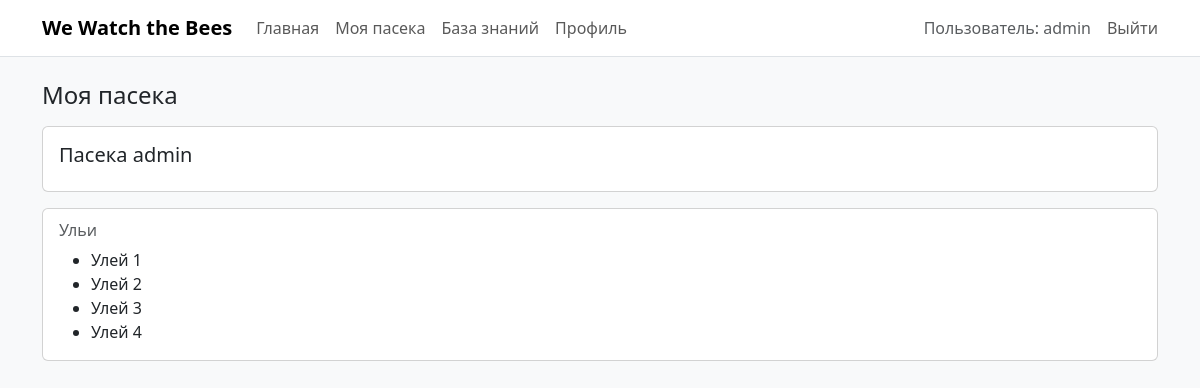
/apiary/ (signed in), run on the app's committed database.
### apiary/models.py (models this page shows, shortened)
class Apiary(models.Model):
    user = models.OneToOneField(
        settings.AUTH_USER_MODEL,
        on_delete=models.CASCADE,
        related_name="apiary",
    )
    name = models.CharField(max_length=150)
    hive_id = models.CharField(max_length=50, blank=True, null=True, verbose_name="Идентификатор улья")
    bee_info = models.TextField(blank=True, null=True, verbose_name="Данные о пчелосемье")
    location = models.CharField(max_length=255, blank=True, null=True)

class Hive(models.Model):
    apiary = models.ForeignKey(
        Apiary,
        on_delete=models.CASCADE,
        related_name="hives",
    )
    name = models.CharField(max_length=150)
    hive_id = models.CharField(max_length=50, blank=True, null=True)
    bee_info = models.TextField(blank=True, null=True)

### apiary/views.py (the view)
# urls.py: path("", views.my_apiary, name="my_apiary"),
@login_required
def my_apiary(request):
    apiary, _ = Apiary.objects.get_or_create(
        user=request.user, defaults={"name": f"Пасека {request.user.username}"}
    )
    hives = apiary.hives.all().order_by("id")
    return render(request, "apiary/my_apiary.html", {"apiary": apiary, "hives": hives})

### templates/apiary/my_apiary.html (shortened to what this page needs)
{% extends "base.html" %}
{% block content %}
  <h1 class="h4 mb-3">Моя пасека</h1>
  <div class="card mb-3">
    <div class="card-body">
      <h5 class="card-title">{{ apiary.name }}</h5>
    </div>
  </div>
  <div class="card">
    <div class="card-body">
      <h6 class="card-subtitle mb-2 text-muted">Ульи</h6>
      {% if hives %}
        <ul class="mb-0">
          {% for hive in hives %}
            <li>{{ hive.name }}</li>
          {% endfor %}
        </ul>
      {% else %}
        <p class="text-muted mb-0">Пока ульи не добавлены.</p>
      {% endif %}
    </div>
  </div>
{% endblock %}

### templates/base.html (shortened to what this page needs)
<!doctype html>
<html lang="ru">
  <head>
    <link
      href="https://cdn.jsdelivr.net/npm/bootstrap@5.3.3/dist/css/bootstrap.min.css"
      rel="stylesheet"
    />
  </head>
  <body class="bg-light">
    <nav class="navbar navbar-expand-lg navbar-light bg-white border-bottom">
      <div class="container">
        <a class="navbar-brand fw-bold" href="{% url 'users:home' %}">We Watch the Bees</a>
        <div class="collapse navbar-collapse" id="navbarNav">
          <ul class="navbar-nav me-auto mb-2 mb-lg-0">
            <li class="nav-item">
              <a class="nav-link" href="{% url 'users:home' %}">Главная</a>
            </li>
            <li class="nav-item">
              <a class="nav-link" href="{% url 'apiary:my_apiary' %}">Моя пасека</a>
            </li>
            <li class="nav-item">
              <a class="nav-link" href="{% url 'users:knowledge_base' %}">База знаний</a>
            </li>
            <li class="nav-item">
              <a class="nav-link" href="{% url 'users:profile' %}">Профиль</a>
            </li>
          </ul>
          <ul class="navbar-nav">
            {% if request.user.is_authenticated %}
              <li class="nav-item">
                <span class="navbar-text text-muted me-3">Пользователь: {{ request.user.username }}</span>
              </li>
              <li class="nav-item">
                <form method="post" action="{% url 'users:logout' %}" class="d-inline">
                  <button type="submit" class="nav-link btn btn-link p-0">
                    Выйти
                  </button>
                </form>
              </li>
            {% endif %}
          </ul>
        </div>
      </div>
    </nav>
    <div class="container py-4">
      {% block content %}{% endblock %}
    </div>
  </body>
</html>

### data on the page
Apiary: name "Пасека admin"
Hive: name "Улей 1"
Hive: name "Улей 2"
Hive: name "Улей 3"
Hive: name "Улей 4"

### other printed values
{{ request.user.username }} "admin"
